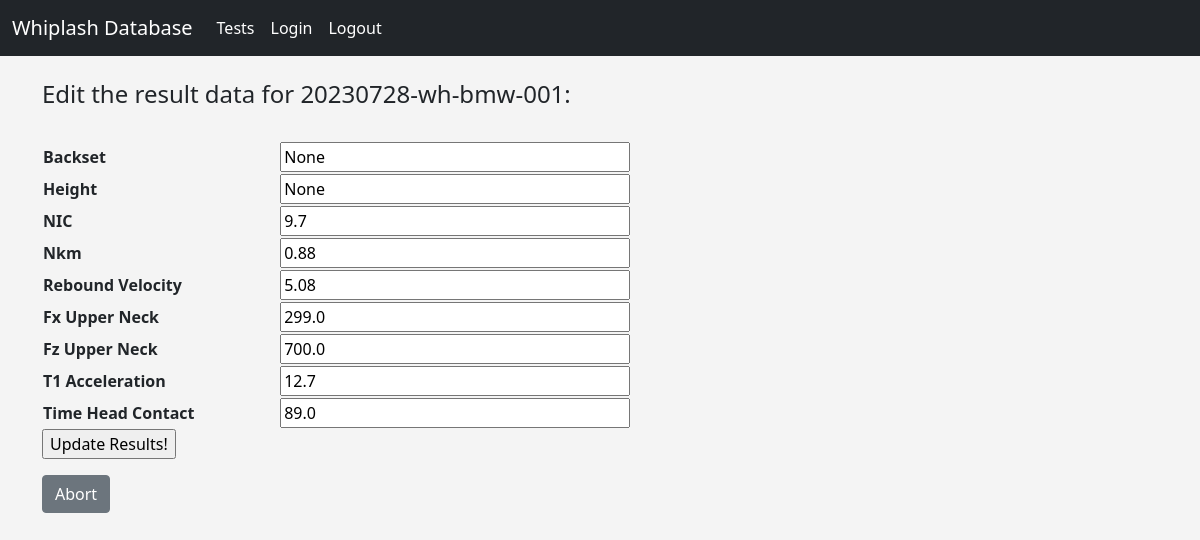
Page /update/3 (signed in) on the committed database.
### models.py (models this page shows, shortened)
class Test(db.Model):
    id = db.Column(db.Integer, primary_key=True)
    label = db.Column(db.String(128), index=True, unique=False)
    pulse_id = db.Column(db.Integer, db.ForeignKey('pulse.id'))
    sample_id = db.Column(db.Integer, db.ForeignKey('sample.id'))
    result_id = db.relationship('Result', backref='test', uselist=False, cascade='all, delete, delete-orphan')

class Result(db.Model):
    id = db.Column(db.Integer, primary_key=True)
    backset = db.Column(db.Float, unique=False)
    height = db.Column(db.Float, unique=False)
    NIC = db.Column(db.Float, index=False, unique=False)
    Nkm = db.Column(db.Float, index=False, unique=False)
    rebound_velocity = db.Column(db.Float, index=False, unique=False)
    Fx_upper_neck = db.Column(db.Float, index=False, unique=False)
    Fz_upper_neck = db.Column(db.Float, index=False, unique=False)
    T1_acceleration = db.Column(db.Float, index=False, unique=False)
    time_head_contact = db.Column(db.Float, index=False, unique=False)
    test_id = db.Column(db.Integer, db.ForeignKey('test.id'))

### routes.py (the view)
@app.route('/update/<int:id>', methods=['GET', 'POST'])
@login_required
def update(id):
    form = ResultForm()
    result_to_update = Result.query.get_or_404(id)
    test_data = Test.query.get(id)
    if request.method == "POST":
        result_to_update.backset = request.form['Backset']
        result_to_update.height = request.form['Height']
        result_to_update.NIC = request.form['NIC']
        result_to_update.Nkm = request.form['Nkm']
        result_to_update.rebound_velocity = request.form['rebound_velocity']
        result_to_update.Fx_upper_neck = request.form['Fx_upper_neck']
        result_to_update.Fz_upper_neck = request.form['Fz_upper_neck']
        result_to_update.T1_acceleration = request.form['T1_acceleration']
        result_to_update.time_head_contact = request.form['time_head_contact']
        try:
            db.session.commit()
            flash("Result data updated successfully!")
            return redirect(url_for('test', id=id, _external=True, _scheme='http'))
        except:
            flash("Error! Looks like there is a problem.")
            return render_template("update.html", form=form, update_variable=result_to_update,
                                   label_variable=test_data.label)
    else:
        return render_template("update.html", form=form, update_variable=result_to_update,
                               label_variable=test_data.label)

### forms.py
class ResultForm(FlaskForm):
    Backset = FloatField("Backset")
    Height = FloatField("Height")
    NIC = FloatField("NIC", validators=[DataRequired()])
    Nkm = FloatField("Nkm", validators=[DataRequired()])
    rebound_velocity = FloatField("Rebound Velocity", validators=[DataRequired()])
    Fx_upper_neck = FloatField("Fx Upper Neck", validators=[DataRequired()])
    Fz_upper_neck = FloatField("Fz Upper Neck", validators=[DataRequired()])
    T1_acceleration = FloatField("T1 Acceleration", validators=[DataRequired()])
    time_head_contact = FloatField("Time Head Contact", validators=[DataRequired()])
    submit = SubmitField('Update Results!')
    cancel = SubmitField('Cancel')

### routes.py (called while the page is built)
@login_manager.user_loader
def load_user(user_id):
    return User.query.get(int(user_id))

### templates/update.html (shortened to what this page needs)
{% extends "base.html" %}
{% block content %}
<body>
    <h4> Edit the result data for {{ label_variable }}: </h4>
    <br>
    <form action="/update/{{update_variable.id}}" method="post">
        <table style="width:70%">
            <tr>
                <th> {{form.Backset.label}} </th>
                <td> {{ form.Backset(size=32,value=update_variable.backset) }} </td>
            </tr>
            <tr>
                <th> {{form.Height.label}} </th>
                <td> {{ form.Height(size=32,value=update_variable.height) }} </td>
            </tr>
            <tr>
                <th> {{form.NIC.label}} </th>
                <td> {{ form.NIC(size=32,value=update_variable.NIC) }} </td>
            </tr>
            <tr>
                <th> {{form.Nkm.label}} </th>
                <td> {{ form.Nkm(size=32,value=update_variable.Nkm) }} </td>
            </tr>
            <tr>
                <th> {{form.rebound_velocity.label}} </th>
                <td> {{ form.rebound_velocity(size=32,value=update_variable.rebound_velocity) }} </td>
            </tr>
                        <tr>
                <th> {{form.Fx_upper_neck.label}} </th>
                <td> {{ form.Fx_upper_neck(size=32,value=update_variable.Fx_upper_neck) }} </td>
            </tr>
                        <tr>
                <th> {{form.Fz_upper_neck.label}} </th>
                <td> {{ form.Fz_upper_neck(size=32,value=update_variable.Fz_upper_neck) }} </td>
            </tr>
                        <tr>
                <th> {{form.T1_acceleration.label}} </th>
                <td> {{ form.T1_acceleration(size=32,value=update_variable.T1_acceleration) }} </td>
            </tr>
            <tr>
                <th> {{form.time_head_contact.label}} </th>
                <td> {{ form.time_head_contact(size=32,value=update_variable.time_head_contact) }} </td>
            </tr>
        </table>
        <p>{{ form.submit() }} </p>
        <a href="{{ url_for('profile') }}" class="btn btn-secondary"> Abort </a>
    </form>
</body>
{% endblock %}

### static/css/style.css (style rules this page uses)
body { background: #f4f4f4; }

### rows in the picture
Test: label "20230728-wh-bmw-001"
Result: NIC "9.7", Nkm "0.88", rebound_velocity "5.08", Fx_upper_neck "299.0", Fz_upper_neck "700.0", T1_acceleration "12.7", time_head_contact "89.0"
